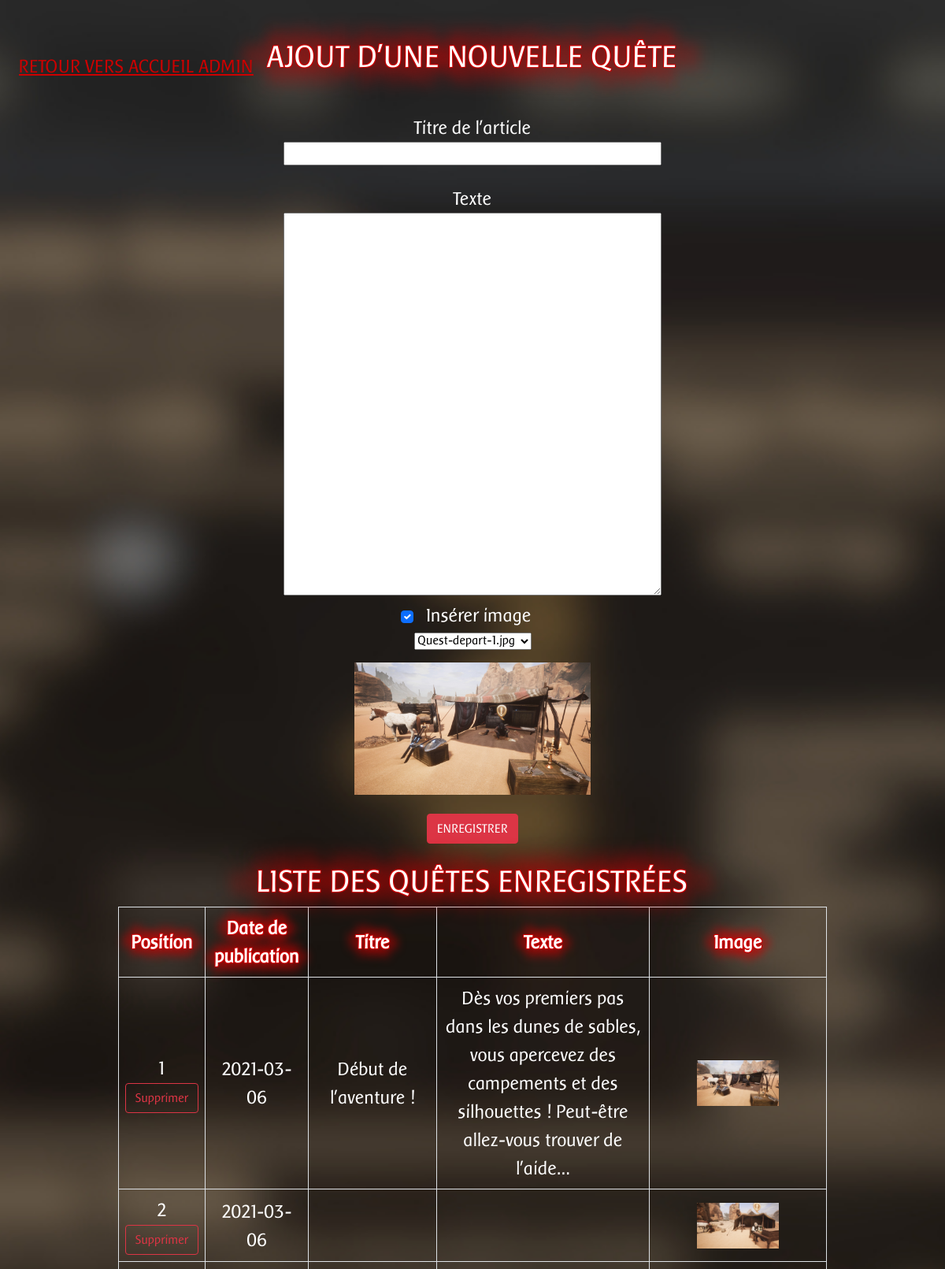
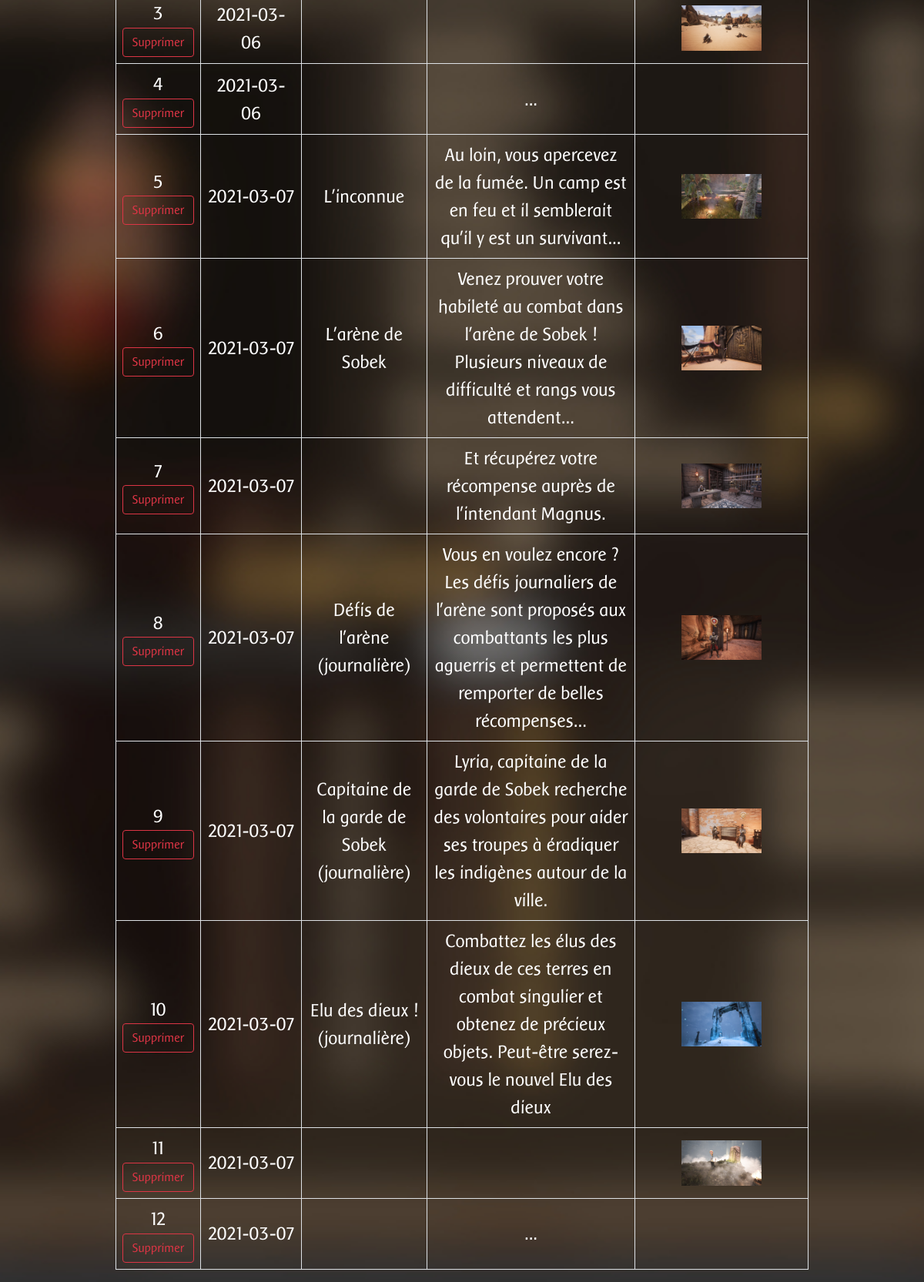
The page /admin/view/admin_quest.php on the database its author committed (2 pictures, top to bottom).
### tables this page shows
CREATE TABLE IF NOT EXISTS `quest` (
  `id` int(11) NOT NULL AUTO_INCREMENT,
  `titre` varchar(255) NOT NULL,
  `article` text NOT NULL,
  `image` varchar(255) NOT NULL,
  `date_ajout` date NOT NULL,
  PRIMARY KEY (`id`)
);

### fonctions/requests.php (called while the page is built, shortened)
<?php
    function request_quest($bdd) {
        $ajout = $bdd->query('SELECT id, titre, article, image, date_ajout FROM quest ORDER BY id');
        return $ajout;
    }
?>

### admin/view/admin_quest.php (the view, shortened to what this page needs)
<?php
$css = '../css/admin_quest.css';
$css_responsive = '../css/admin_quest_responsive.css';
$dir= '../../img/quest';
$path = glob($dir . '/*');
$bdd = db_connect();
require('../../fonctions/requests.php');
$request_quest = request_quest($bdd);
?>
<p id="return" class="uppercase"><a href="../index_admin.php" class="red">Retour vers accueil admin</a></p>
<div id="content" class="center">
    <h1 class="white center uppercase my-5">ajout d'une nouvelle quête</h1>
    <form action="../fonctions/post_quest.php" method="post" class="center">
        <label for="titre" class="white">Titre de l'article</label>
        <br>
        <input type="text" name="titre" id="titre">
        <br>
        <label for="article" class="white">Texte</label>
        <br>
        <textarea name="article" cols="30" rows="20" id="article"></textarea>
        <br>
        <div class="form-check d-flex justify-content-center align-items-center">
            <input class="form-check-input" type="checkbox" value="" id="flexCheckChecked" checked>
            <label class="form-check-label mx-3 white" for="flexCheckChecked">
                Insérer image
            </label>
        </div>
        <select name="img" id="image" class="mb-3">
            <?php
                foreach ($path as $value)
                {
                    $file = pathinfo($value);
                    $file = $file['basename'];
                    $value = str_replace('../../', '../', $value);
                    echo '<option value="' . $value . '">' . $file . '</option>';
                }
            ?>
        </select>
        <br>
        <img src="" alt="" id="image-selected" class="w-25">
        <br>
        <input type="submit" value="ENREGISTRER" class="btn btn-danger submit-add-quest">
    </form>
</div>
<div id="gestion">
    <h1 class="white center uppercase">Liste des quêtes enregistrées</h1>
    <div class="table-responsive">
        <table class="white table table-bordered text-center w-75 mx-auto">
            <thead class="shadow-red">
                <tr>
                    <th class="align-middle">Position</th>
                    <th class="align-middle">Date de publication</th>
                    <th class="align-middle">Titre</th>
                    <th class="align-middle">Texte</th>
                    <th class="align-middle">Image</th>
                </tr>
            </thead>
            <tbody>
                    <?php
                        while ($quest = $request_quest->fetch())
                        {
                            if ($quest['image'] != null) {
                                echo '<tr>
                                        <td class="center align-middle">'. $quest['id'] .'
                                            <form action="#" method="post" class="3">
                                                <input type="text" name="id" class="hidden" value="' . $quest['id'] . '" required>
                                                <input type="submit" value="Supprimer" class="btn btn-outline-danger submit-quest">
                                            </form>
                                        </td>
                                        <td class="center align-middle">' . $quest['date_ajout'] . '</td>
                                        <td class="center align-middle">' . $quest['titre'] . '</td>
                                        <td class="center align-middle">' . $quest['article'] . '</td>
                                        <td class="center align-middle"><img src="../' . $quest['image'] . '" class="w-50" /></td>
                                    </tr>';
                            }
                            else {
                                echo '<tr>
                                        <td class="center align-middle">'. $quest['id'] .'
                                            <form action="#" method="post" class="3">
                                                <input type="text" name="id" class="hidden" value="' . $quest['id'] . '" required>
                                                <input type="submit" value="Supprimer" class="btn btn-outline-danger submit-quest">
                                            </form>
                                        </td>
                                        <td class="center align-middle">' . $quest['date_ajout'] . '</td>
                                        <td class="center align-middle">' . $quest['titre'] . '</td>
                                        <td class="center align-middle">' . $quest['article'] . '</td>
                                        <td class="center align-middle"></td>
                                    </tr>';
                            }
                        }
                    ?>
            </tbody>
        </table>
    </div>
</div>
<?php $content = ob_get_clean(); ?>
<?php require('../template/template_admin.php'); ?>

### admin/template/template_admin.php (shortened to what this page needs)
<!DOCTYPE html>
<html lang="fr">
    <head>
        <link rel="stylesheet" type="text/css" href="<?= $css ?>">
        <link rel="stylesheet" type="text/css" href="<?= $css_responsive ?>">
        <link rel="stylesheet" type="text/css" href="../../polices/stylesheet.css">
        <link rel="stylesheet" type="text/css" href="../../css/header.css">
        <link rel="stylesheet" type="text/css" href="../../css/footer.css">
        <link rel="stylesheet" type="text/css" href="../../css/triangle.css">
        <link href="https://cdn.jsdelivr.net/npm/bootstrap@5.0.0-beta2/dist/css/bootstrap.min.css" rel="stylesheet">
    </head>
    <body>
        <?= $content ?>
    </body>
</html>

### admin/css/admin_quest.css (style rules this page uses)
body { background-image: url(../img/bodyadmin.jpg); background-repeat: no-repeat; background-size: cover; background-attachment: fixed; }
.white { color: #ffffff !important; }
#submit, select, #return_a { font-size: 1em !important; }
label, p, table { font-size: 1.5em !important; }
.center { text-align: center; }
.uppercase { text-transform: uppercase; }
textarea, #titre { width: 40%; }
.red { color: #cc0000; }
#content { display: flex; flex-direction: column; justify-content: center; }
h1 { text-shadow: -1px 1px 0 #cc0000, 1px 1px 0 #cc0000, 1px -1px 0 #cc0000, -1px -1px 0 #cc0000, 0px 20px 0.5em #cc0000, 0px -20px 0.5em #cc0000, 30px 0px 0.5em #cc0000, -30px 0px 0.5em #cc0000; }
.shadow-red { text-shadow: -1px 1px 0 #cc0000, 1px 1px 0 #cc0000, 1px -1px 0 #cc0000, -1px -1px 0 #cc0000, 0px 10px 0.5em #cc0000, 0px -10px 0.5em #cc0000, 10px 0px 0.5em #cc0000, -10px 0px 0.5em #cc0000; }
p { margin: 0; color: #ffffff; text-align: center; }
.submit-add-quest, .submit-loading { margin: 2% 0; }
#titre { margin-bottom: 2%; }
#return { position: fixed; top : 2%; left : 2%; }

### admin/css/admin_quest_responsive.css (style rules this page uses)
@media all and (max-width: 1690px) { body { background-position: center; } }

### polices/stylesheet.css (style rules this page uses)
body { font-family: "baars", "hyborian2", "jockey_oneregular", Arial, Helvetica, sans-serif !important; margin: 0; padding: 0; }

### rows shown on the page
quest: id "1", date_ajout "2021-03-06", titre "Début de l'aventure !", article "Dès vos premiers pas dans les dunes de sables, vous apercevez des campements et des silhouettes ! Peut-être allez-vous trouver de l'aide...", image (picture)
quest: id "2", date_ajout "2021-03-06", image (picture)
quest: id "3", date_ajout "2021-03-06", image (picture)
quest: id "4", date_ajout "2021-03-06", article "..."
quest: id "5", date_ajout "2021-03-07", titre "L'inconnue", article "Au loin, vous apercevez de la fumée. Un camp est en feu et il semblerait qu'il y est un survivant...", image (picture)
quest: id "6", date_ajout "2021-03-07", titre "L'arène de Sobek", article "Venez prouver votre habileté au combat dans l'arène de Sobek ! Plusieurs niveaux de difficulté et rangs vous attendent...", image (picture)
quest: id "7", date_ajout "2021-03-07", article "Et récupérez votre récompense auprès de l'intendant Magnus.", image (picture)
quest: id "8", date_ajout "2021-03-07", titre "Défis de l'arène (journalière)", article "Vous en voulez encore ? Les défis journaliers de l'arène sont proposés aux combattants les plus aguerris et permettent de remporter de belles récompenses...", image (picture)
quest: id "9", date_ajout "2021-03-07", titre "Capitaine de la garde de Sobek (journalière)", article "Lyria, capitaine de la garde de Sobek recherche des volontaires pour aider ses troupes à éradiquer les indigènes autour de la ville.", image (picture)
quest: id "10", date_ajout "2021-03-07", titre "Elu des dieux ! (journalière)", article "Combattez les élus des dieux de ces terres en combat singulier et obtenez de précieux objets. Peut-être serez-vous le nouvel Elu des dieux", image (picture)
quest: id "11", date_ajout "2021-03-07", image (picture)
quest: id "12", date_ajout "2021-03-07", article "..."

### other values the page prints
form field img "Quest-depart-1.jpg"
